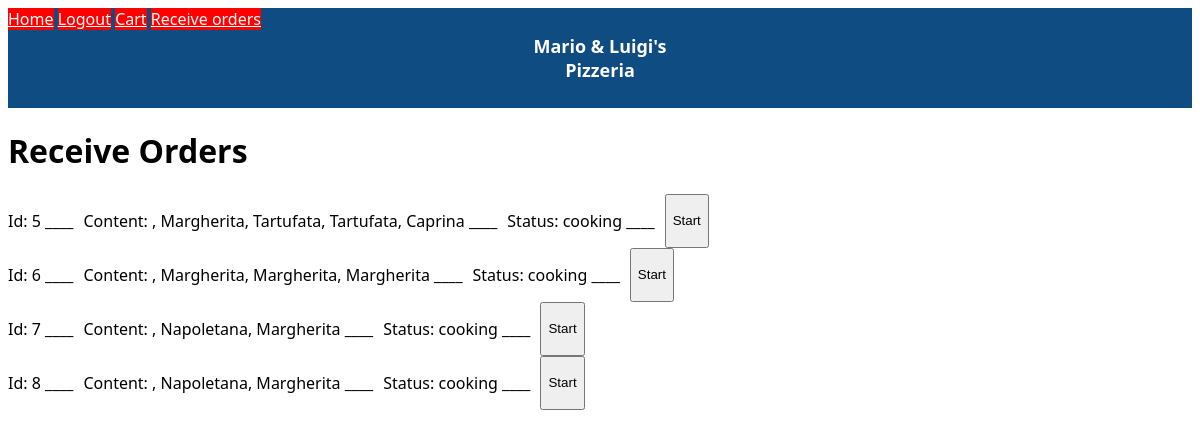
The page /receive-orders (signed in) on the database as committed earlier.
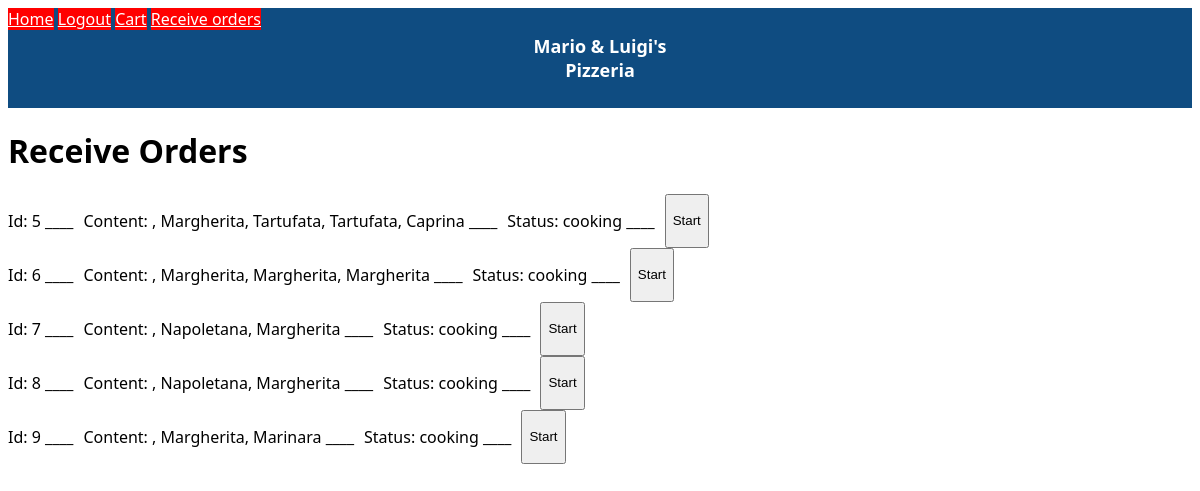
The same page on the database as committed later.
### website/models.py (models this page shows)
class Order(db.Model):
    id = db.Column(db.Integer, primary_key=True)    #primary key
    date = db.Column(db.DateTime(timezone=True), default=func.now())  #current date
    user_id = db.Column(db.Integer, db.ForeignKey('user.id'))         #foreign key
    status = db.Column(db.String(150))
    orderedItems = db.Column(db.String(500))

### website/views.py (the view)
@views.route('/receive-orders', methods=['GET', 'POST'])
@login_required
def receiveOrders():
    global currentOrder
    if request.method == 'POST':
        currentOrderInfo = request.form.get('currentOrder')
        print("pizza")
        print(currentOrderInfo)
        new_order = Order(date=datetime.now(), user_id=current_user.id, status="pending",  orderedItems = currentOrderInfo)     #create new user and hash his password, sha256 is a hashind method
        db.session.add(new_order)             #add the new order to the DB
        db.session.commit()
        currentOrder = new_order
        selected_pizzas.clear() #clear local list cart
        delimiter = ", "
        userCart = Cart.query.filter_by(user_id=current_user.id).first()
        if userCart:
            userCart.content = delimiter.join(selected_pizzas)
            db.session.commit()
        allOrders = Order.query.all()
        return render_template("orderNumber.html", user=current_user, yourOrder=currentOrder, orders=allOrders)
    else:
        allOrders = Order.query.all()
        return render_template("receiveOrders.html", user=current_user, allOrders=allOrders)

### website/templates/receiveOrders.html (shortened to what this page needs)
{% extends "base.html" %}
{% block content%}
    <h1> Receive Orders</h1>
    {%for order in allOrders%}
    <form method="post" action="/start_order">
        <div class="orders">
        <p>Id: {{order.id}} ____</p>
        <p>Content: {{order.orderedItems}} ____</p>
        <p>Status: {{order.status}} ____</p>
        <button> Start </button>
        </div>
    </form>
    {% endfor %}
{% endblock %}

Rows that differ between the two databases and show on the page:
added Order: id "9", orderedItems ", Margherita, Marinara", status "cooking"
